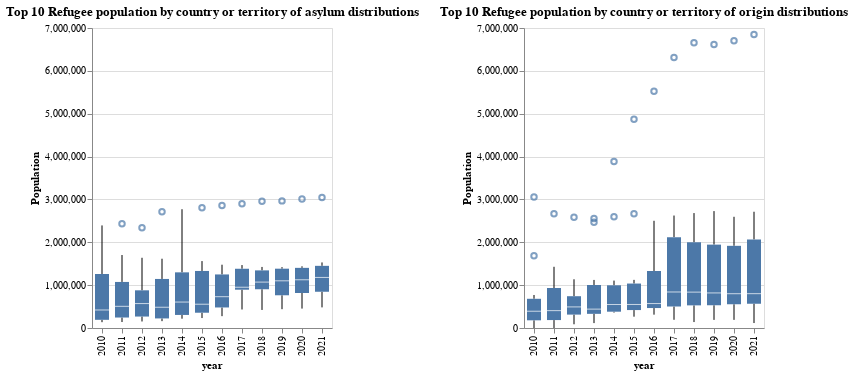

The code cell stored with this chart in its notebook:
### Markdown cell above
<b>Visualization 2: Time Series Boxplot for Refugee asylum and origin (Top 10, respectively) </b>
    
Highly skewed right with outliers, so can suggest the distributions are NOT normal for either Refugees finding asylum and of origin. The spread of 'Refugee population by country or territory of asylum' decreases while 'Refugee population by country or territory of origin' increases as the years progress. Dist plots and histograms were considered, but were not chosen due to the year dimension.

### Code cell
chart1 = alt.Chart(top10_a_df).mark_boxplot().encode(
        x = 'year:O',
        y = alt.Y('Refugee population by country or territory of asylum:Q', title = 'Population', scale = alt.Scale(domain = [0,7000000])),

).properties(title = 'Top 10 Refugee population by country or territory of asylum distributions')

chart2 = alt.Chart(top10_o_df).mark_boxplot().encode(
        x = 'year:O',
        y = alt.Y('Refugee population by country or territory of origin', title = 'Population'),

).properties(title = 'Top 10 Refugee population by country or territory of origin distributions')

chart1 | chart2
